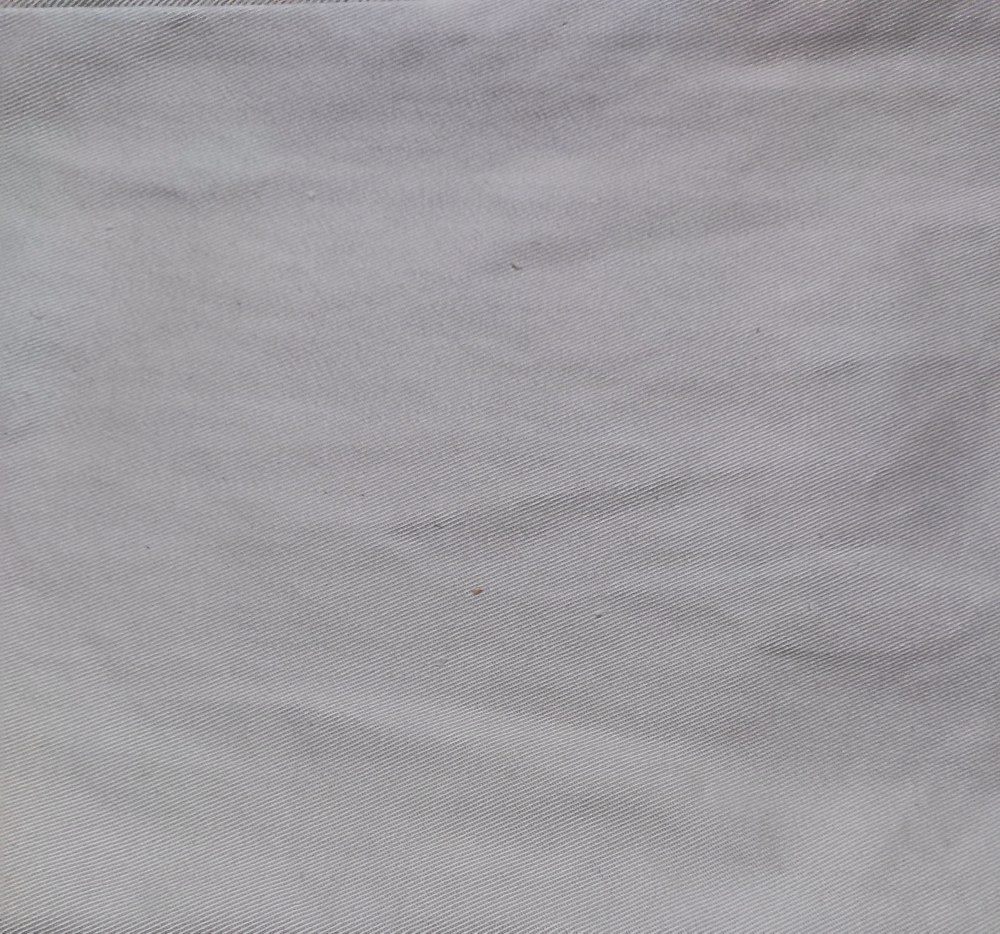
#> input picture photos/original.jpg, 3000 x 2800 px, given in place of tshirt_original.jpg, which was not available (shown at 1/3 size)
$ python main.py
#> lines starting #> are read from the running program, lines starting #| are printed output that depends on the picture; after the words box and inside, x2 and y2 are one past the last pixel; in counts of white or black regions, pixels touching at a corner belong together; pictures that were not available may be replaced by others from this repository, and a replacement may not be noted
#> further down, original is the input picture: shape (2800, 3000, 3); mean B, G, R 159.9, 156.1, 158.3
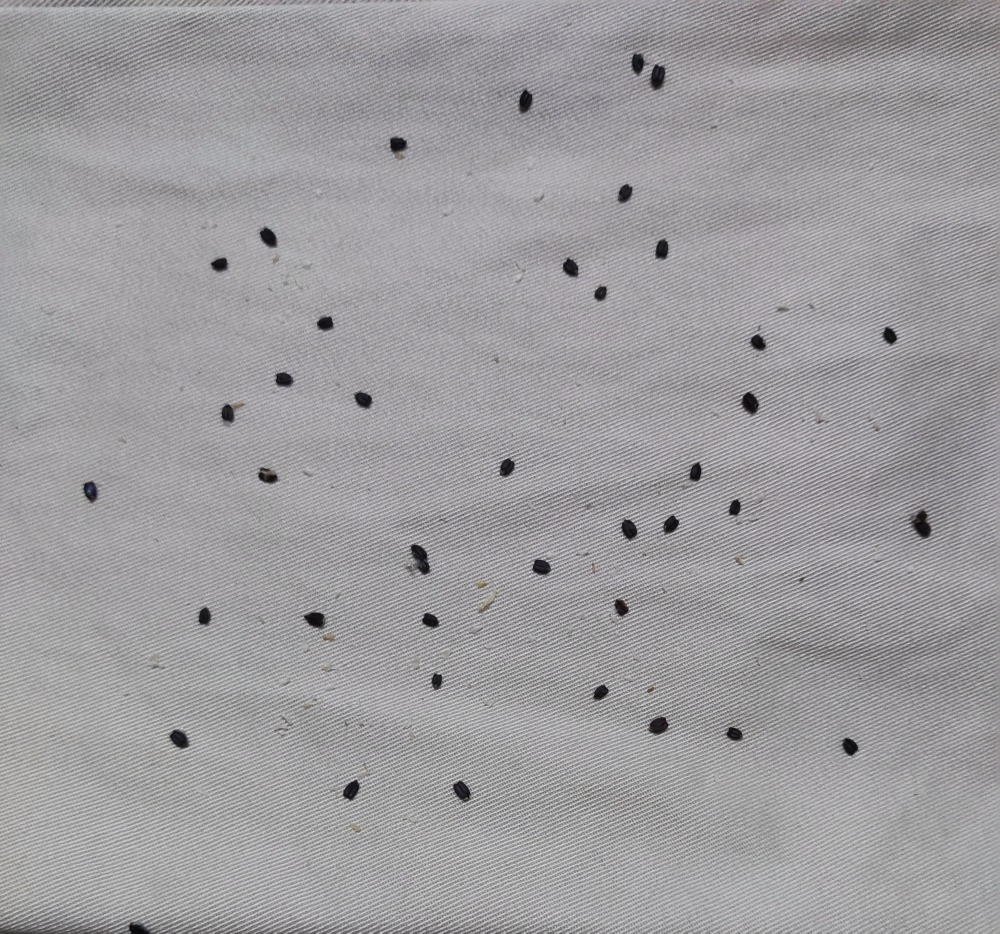
#> input picture photos/sample.jpg, 3000 x 2800 px, given in place of tshirt_sample_2.jpg, which was not available (shown at 1/3 size)
#> further down, sample is the input picture: shape (2800, 3000, 3); mean B, G, R 158.9, 156.2, 158
### process.py
import cv2 as cv
import numpy as np

def process(original, sample, bias=1000):
    # grayscaling samples
#> called with bias = 1000
    original_gray = cv.cvtColor(original, cv.COLOR_BGR2GRAY)
    sample_gray = cv.cvtColor(sample, cv.COLOR_BGR2GRAY)

    # computing differences
    diff = 255 - cv.absdiff(sample_gray, original_gray)
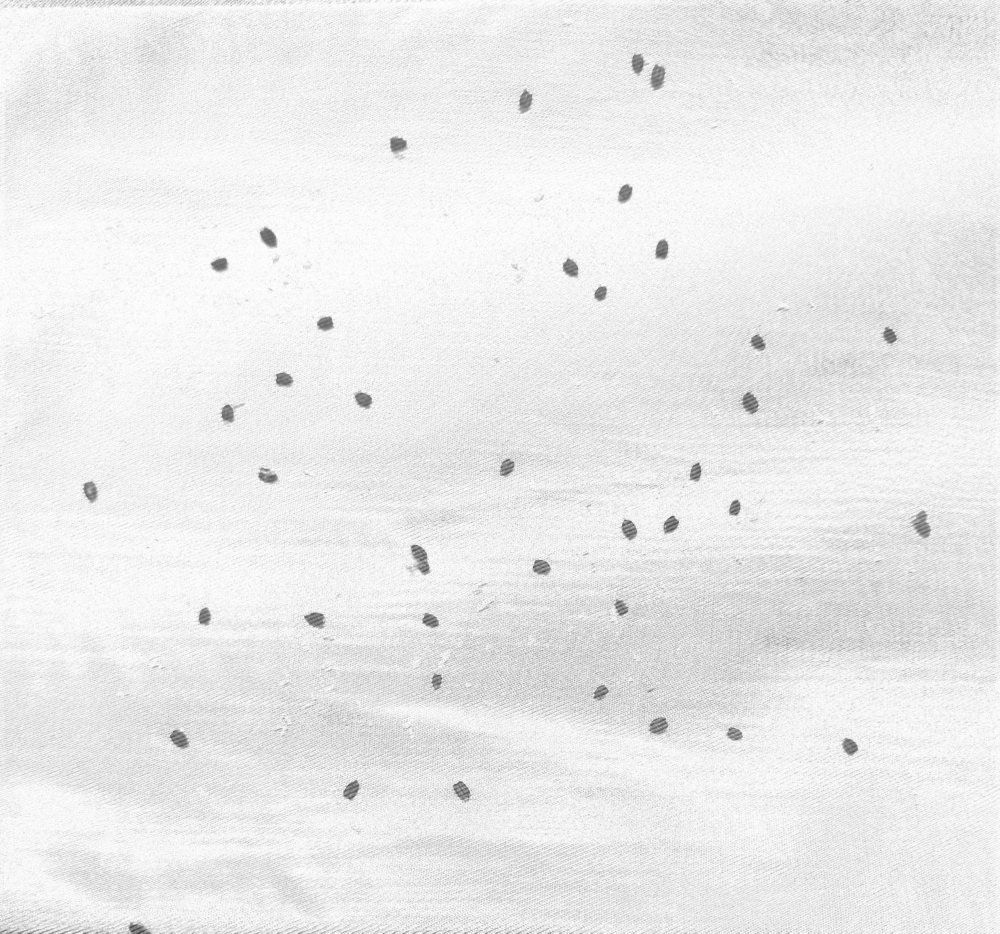
#> diff: shape (2800, 3000) (shown at 1/3 size); min 56, max 255, mean 234.8

    # thresh & contour
    ret, thresh = cv.threshold(diff, 0, 255, cv.THRESH_BINARY_INV | cv.THRESH_OTSU)
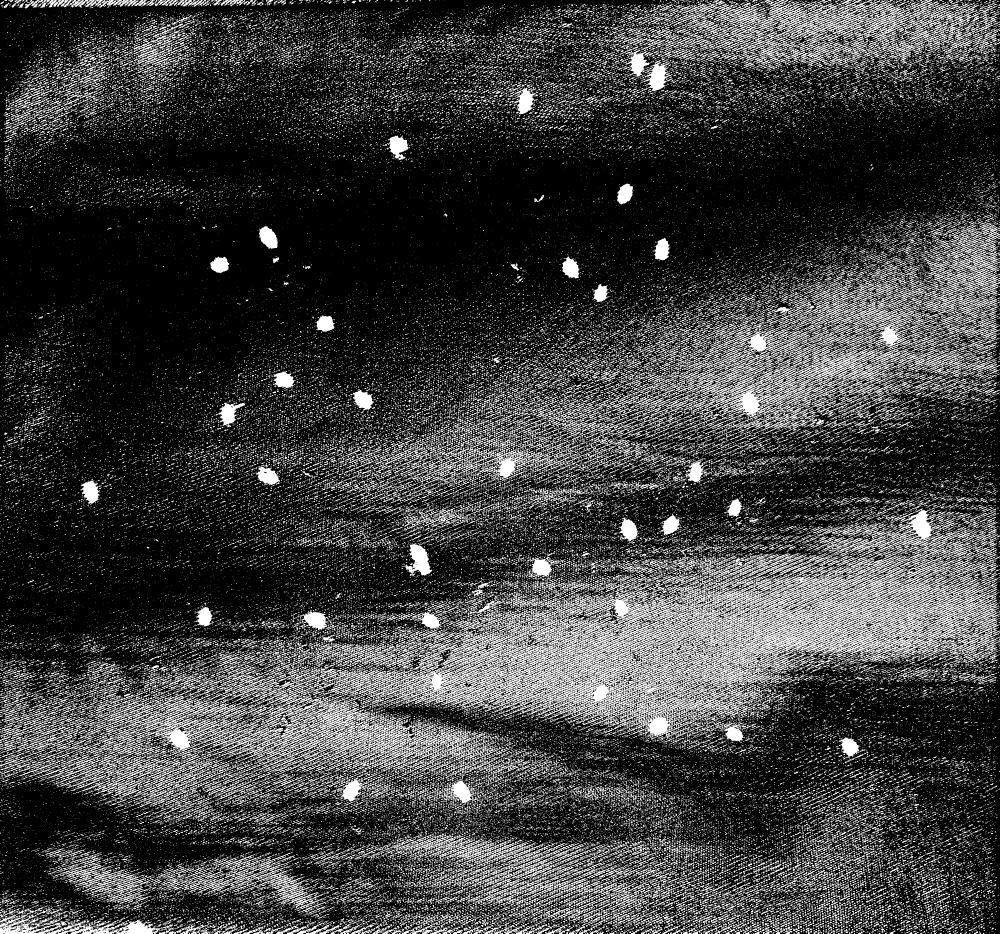
#> thresh: shape (2800, 3000) (shown at 1/3 size); 24.5% white; 103555 white regions (90267 under 20 px), largest, box (x1, y1, x2, y2) and area: (642, 1525, 3000, 2321) 402558, (816, 2145, 1517, 2339) 33014, (2094, 0, 2825, 162) 31570
#> ret = 226
    contours, hiererchies = cv.findContours(thresh, cv.RETR_EXTERNAL, cv.CHAIN_APPROX_SIMPLE)
#> contours = 103115 contours

    mask = np.zeros(original.shape, dtype="uint8")
    filled_sample = sample.copy()

    # visualising the differences in mask & sample
    for c in contours:
        area = cv.contourArea(c)
        if area > bias:
            cv.drawContours(mask, [c], 0, (255,255,255), -1)
            cv.drawContours(filled_sample, [c], 0, (0,255,0), -1)
#> this loop made 103115 passes
#> area on passes 878, 1482, 3500: 1094.5, 7100, 5416.5
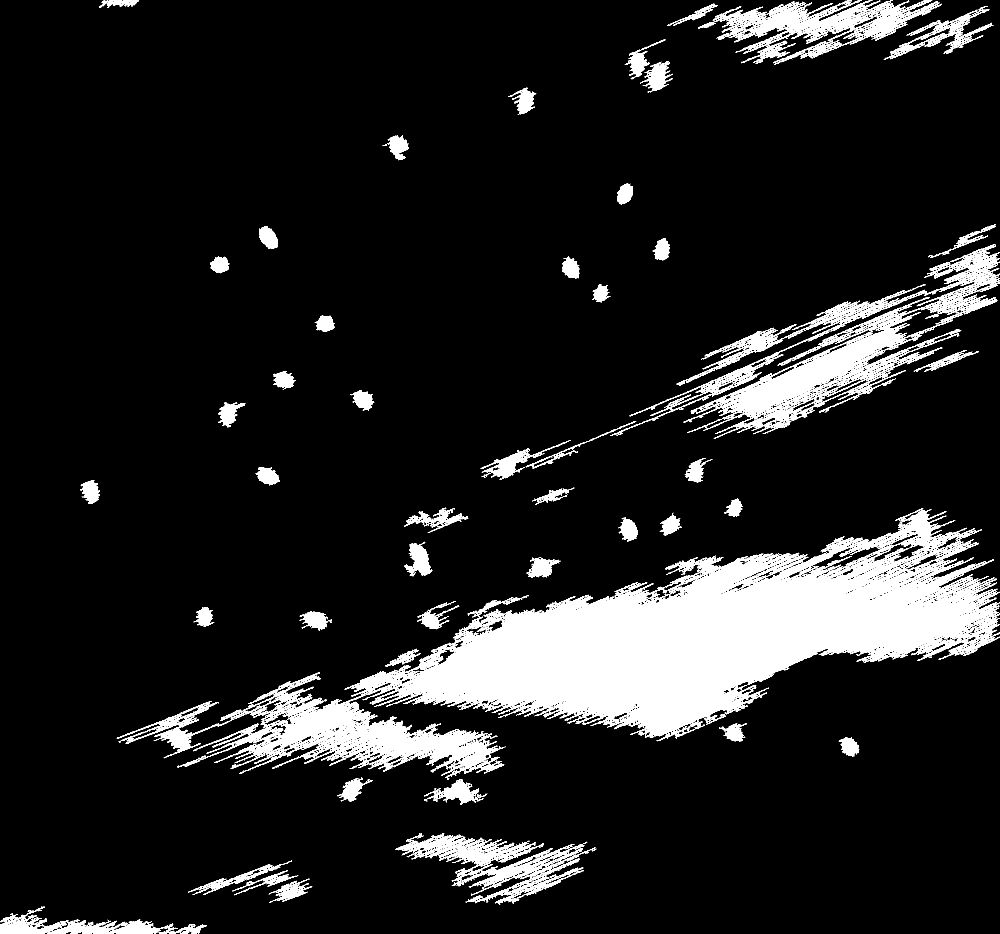
#> mask: shape (2800, 3000, 3) (shown at 1/3 size); 11.4% white; 85 white regions, largest, box (x1, y1, x2, y2) and area: (642, 1525, 3000, 2321) 565526, (816, 2145, 1517, 2339) 42666, (2051, 936, 2859, 1299) 41778

    # result

    images = [
        ["original", original],
        ["sample", sample],
        ["diff", diff],
        ["thresh (THRESH_BINARY_INV)", thresh],
        [f'Output, contour area > {bias}', filled_sample],
        [f'mask, contour area > {bias}', mask]
    ]

    return (contours, images)

### gui.py
from process import *

import cv2 as cv
import matplotlib.pyplot as plt
from tkinter import *
from PIL import ImageTk, Image

def image_process(original, sample, bias):
    # img processing
    (contours, images) = process(original, sample, bias)
#> contours = 103115 contours; images = 6 items
    print("# of contours {contours}".format(contours = len(contours)))
#| # of contours 103115

    # matplotlib figure
    for img in images:
        print(img[1].shape)
        img[1] = cv.cvtColor(img[1], cv.COLOR_BGR2RGB)
#> this loop made 6 passes
#| (2800, 3000, 3)
#| (2800, 3000, 3)
#| (2800, 3000)
#| (2800, 3000)
#| (2800, 3000, 3)
#| (2800, 3000, 3)

    rows = 2
    cols = 3
    fig, axs = plt.subplots(rows, cols, figsize=(10, 10))
    count = 0

    fig.suptitle(f'# of contours = {len(contours)}')

    for row in range(rows):
        for col in range(cols):
            ax = axs[row][col]
            title, img = images[count]

            ax.set_axis_off()
            ax.set_title(title)
            ax.imshow(img)

            count = count + 1
#> after the loop, count = 6
    plt.show()
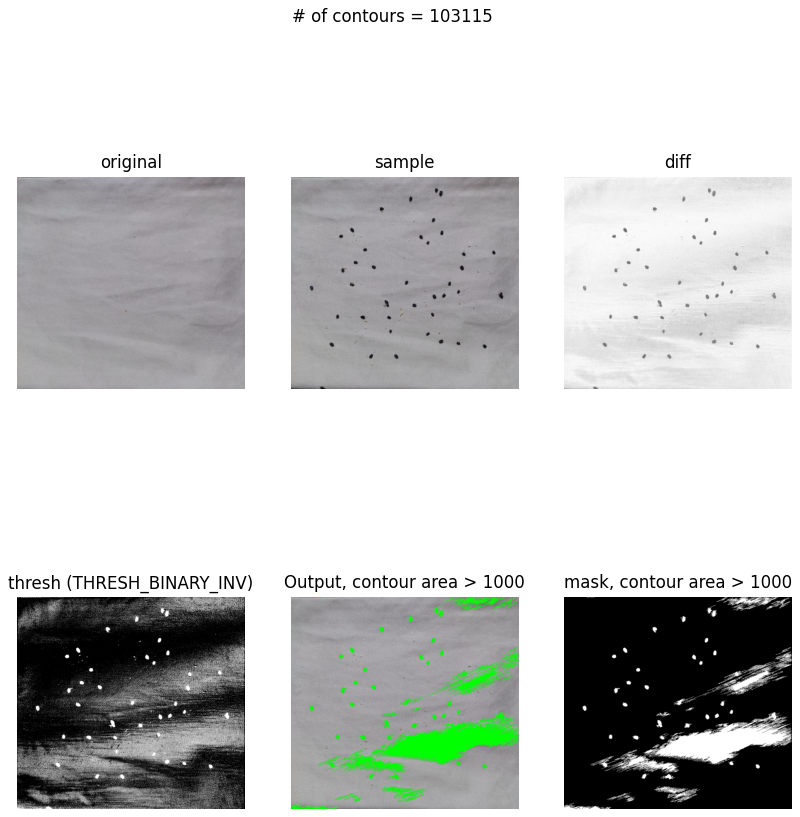
#> figure drawn by matplotlib, 6 panels
    plt.savefig(f'outputs/sample')
    # plt.close(fig)

# [19 lines left out: function gui, not called in this run]

### main.py
from gui import *

if __name__ == "__main__":
    original = cv.imread("photos/tshirt_original.jpg")
    sample = cv.imread("photos/tshirt_sample_2.jpg")

    bias = 1000
    image_process(original, sample, bias)

    # gui()
